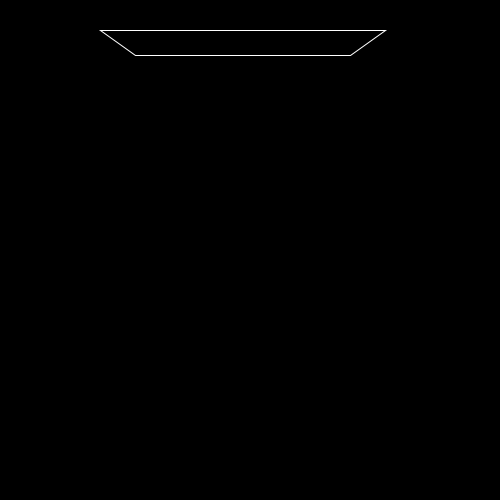
Frame 1 (no input)
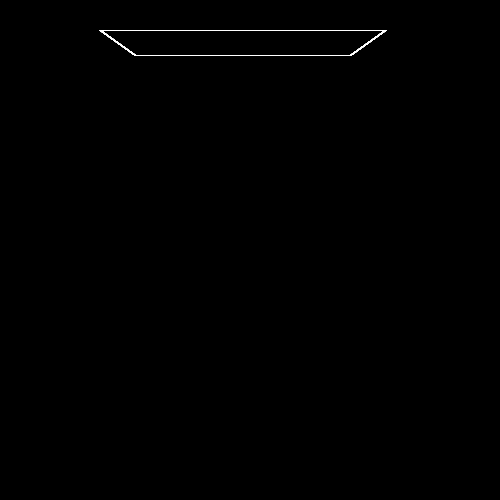
Frame 60 (the mouse pressed at the canvas centre just before this capture)
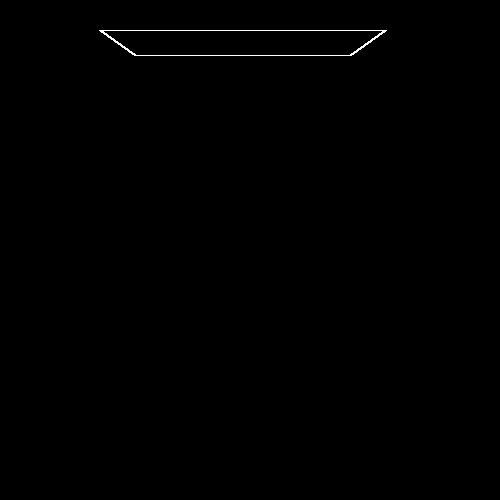
Frame 120 (the mouse held since frame 60 and released just before this capture)

The Processing sketch that drew these frames (run headless with seeded random() and noise(); from frame 60 on, the mouse is pressed at the canvas centre):

// Processing sketch: sketch_250809_00
// ── sketch_250809_00.pde
int x1 = 100, y1 = 30, x2 = 135, y2 = 55, x3 = 350, y3 = 55, x4 = 385, y4 = 30;

void setup() {
  size(500, 500);
  background(0);
}

void draw() {
  noFill();
  stroke(255);
  //7Segmentの最上部
  quad(x1, y1, x2, y2, x3, y3, x4, y4);
}
